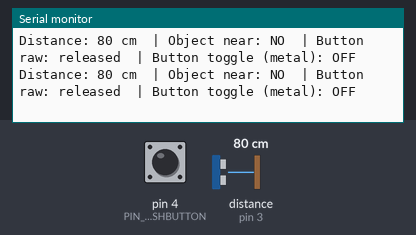
Recording of a sketch running on a simulated Arduino Uno, built with avr-gcc and run on an emulated ATmega328P. Parts: the last lines printed to the serial monitor. Wiring (inferred from the names in the program): ultrasonic range finder: trigger pin 2; echo pin 3. Inputs (shaded band) come from the test bench; at power-on: distance to the obstacle (sensor on pin 3) 80 cm, pin 4 (PIN_PUSHBUTTON) HIGH. The echo pulse lasts 58.3 µs per cm.

Above: at 1.3 s.
1.4 s: distance to the obstacle (sensor on pin 3) set to 2 cm
At 1.56 s:
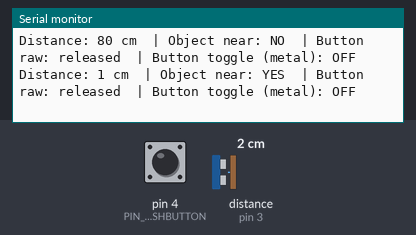
3.5 s: pin 4 (PIN_PUSHBUTTON) pulled LOW for 0.15 s
At 3.76 s:
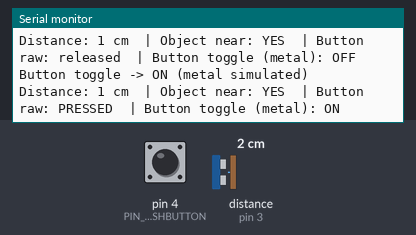
5.1 s: pin 4 (PIN_PUSHBUTTON) pulled LOW for 1 s
At 5.36 s:
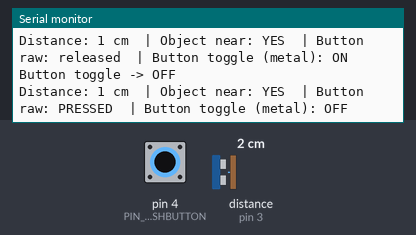
7.6 s: distance to the obstacle (sensor on pin 3) set to 4 cm
At 7.76 s:
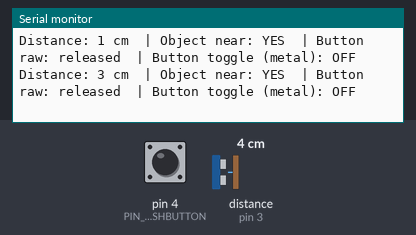
9.1 s: distance to the obstacle (sensor on pin 3) set to 250 cm
At 9.16 s:
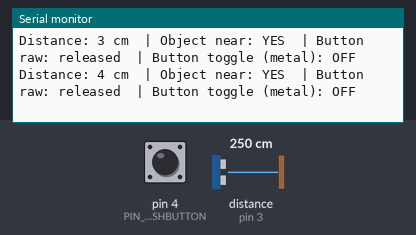
12.1 s: pin 4 (PIN_PUSHBUTTON) pulled LOW for 0.15 s
At 12.37 s:
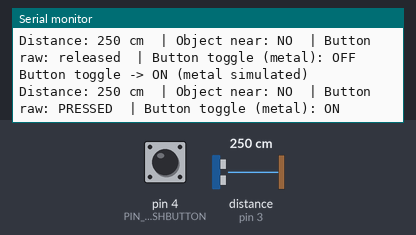
Timing chart, 0 to 14.9 s (numbered marks = the images above; inputs shaded):
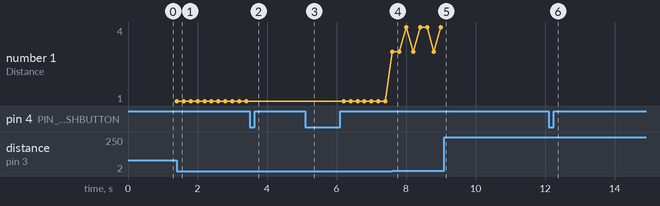

The sketch:

test_ultrasonic_pushbutton.ino
```cpp
/*
  Ultrasonic Sensor HC-SR04 + Pushbutton — Combined Test
  Reads distance (cm) and pushbutton state, prints both to Serial.
  Ultrasonic: Trig D2, Echo D3
  Pushbutton: D4 (INPUT_PULLUP), pressed = LOW = metal detected
*/

// ===== PINS =====
const uint8_t PIN_ULTRASONIC_TRIG = 2;
const uint8_t PIN_ULTRASONIC_ECHO = 3;
const uint8_t PIN_PUSHBUTTON = 4;

// ===== TIMING =====
const uint16_t READ_INTERVAL_MS = 200;
const uint32_t PULSE_TIMEOUT_US = 30000;  // 30 ms timeout for pulseIn
const uint16_t DEBOUNCE_MS = 50;

// ===== THRESHOLDS =====
const uint16_t DETECTION_DISTANCE_CM = 15;

// ===== GLOBALS =====
uint32_t lastRead = 0;
uint32_t lastDebounceTime = 0;
bool lastButtonState = false;
bool stableButtonState = false;
bool buttonToggled = false;  // latch state: press once to toggle ON/OFF

// ===== SETUP =====
void setup() {
  Serial.begin(9600);
  pinMode(PIN_ULTRASONIC_TRIG, OUTPUT);
  pinMode(PIN_ULTRASONIC_ECHO, INPUT);
  pinMode(PIN_PUSHBUTTON, INPUT_PULLUP);

  // Initialize button state
  bool initial = (digitalRead(PIN_PUSHBUTTON) == LOW);
  lastButtonState = initial;
  stableButtonState = initial;

  Serial.println(F("=== Ultrasonic + Pushbutton Test ==="));
  Serial.print(F("Ultrasonic Trig: D2  Echo: D3"));
  Serial.println();
  Serial.print(F("Pushbutton: D4 (INPUT_PULLUP)"));
  Serial.println();
  Serial.print(F("Detection distance: "));
  Serial.print(DETECTION_DISTANCE_CM);
  Serial.println(F(" cm"));
  Serial.println(F("Place an object <15 cm from sensor, and/or press the button."));
  Serial.println();
}

// ===== HELPERS =====
uint16_t readUltrasonicDistance() {
  digitalWrite(PIN_ULTRASONIC_TRIG, LOW);
  delayMicroseconds(2);
  digitalWrite(PIN_ULTRASONIC_TRIG, HIGH);
  delayMicroseconds(10);
  digitalWrite(PIN_ULTRASONIC_TRIG, LOW);

  uint32_t duration = pulseIn(PIN_ULTRASONIC_ECHO, HIGH, PULSE_TIMEOUT_US);

  if (duration == 0) {
    return 0xFFFF;
  }

  return static_cast<uint16_t>(duration / 58);
}

// ===== LOOP =====
void loop() {
  uint32_t now = millis();

  // Read pushbutton every loop (not gated by ultrasonic interval)
  bool rawPressed = (digitalRead(PIN_PUSHBUTTON) == LOW);
  if (rawPressed != lastButtonState) {
    lastDebounceTime = now;
    lastButtonState = rawPressed;
  }

  // Detect press edge (button just went from released to pressed)
  if (now - lastDebounceTime >= DEBOUNCE_MS && rawPressed && !stableButtonState) {
    buttonToggled = !buttonToggled;       // flip latch state
    stableButtonState = true;              // mark as processed
    Serial.print(F("Button toggle -> "));
    Serial.println(buttonToggled ? F("ON (metal simulated)") : F("OFF"));
  }

  // Reset stable state when button is released
  if (!rawPressed) {
    stableButtonState = false;
  }

  // Read ultrasonic distance every 200 ms
  if (now - lastRead >= READ_INTERVAL_MS) {
    lastRead = now;

    uint16_t distance = readUltrasonicDistance();
    bool objectNear = (distance != 0xFFFF && distance <= DETECTION_DISTANCE_CM);

    // Print results
    Serial.print(F("Distance: "));
    if (distance == 0xFFFF) {
      Serial.print(F("out of range"));
    } else {
      Serial.print(distance);
      Serial.print(F(" cm"));
    }
    Serial.print(F("  | Object near: "));
    Serial.print(objectNear ? F("YES") : F("NO"));
    Serial.print(F("  | Button raw: "));
    Serial.print(rawPressed ? F("PRESSED") : F("released"));
    Serial.print(F("  | Button toggle (metal): "));
    Serial.println(buttonToggled ? F("ON") : F("OFF"));
  }
}
```

Measured:
- after the input at 1.4 s, the serial monitor: prints a new line at once (image 1)
- after the input at 3.5 s, the serial monitor: prints a new line after 0.05 s (image 2)
- after the input at 5.1 s, the serial monitor: prints a new line after 0.05 s (image 3)
- after the input at 7.6 s, the serial monitor: prints a new line at once (image 4)
- after the input at 12.1 s, the serial monitor: prints a new line after 0.05 s (image 6)
- plotted number 1: 1 → 4 after the input at 7.6 s
